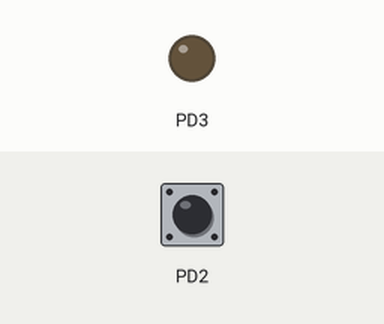
This program was run on a simulated ATmega328P, built with avr-gcc and emulated at 16 MHz. Shown: output pins drawn as LEDs (lit = HIGH). The test bench sets the inputs (shaded band); at power-on: PD2 HIGH.

Above: at 1.2 s.
1.3 s: PD2 pulled LOW for 0.15 s
At 1.37 s:
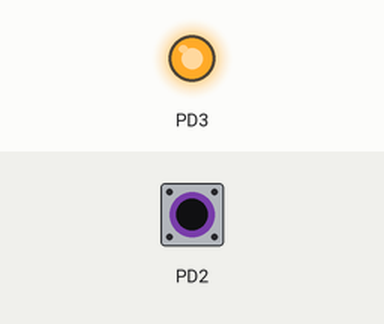
2.9 s: PD2 pulled LOW for 3.2 s
At 6.8 s:
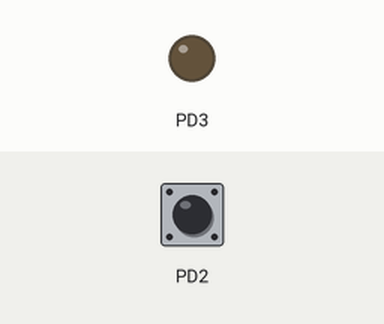
Timing chart, 0 to 8.3 s (numbered marks = the images above; inputs shaded):
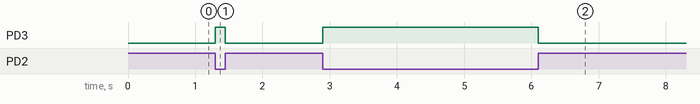

Measured:
- after the input at 1.3 s, PD3: LOW → HIGH at once, → LOW 0.15 s later
- after the input at 2.9 s, PD3: LOW → HIGH at once, → LOW 3.2 s later

The program:

main.c
```c
#define  F_CPU 16000000UL
#include <avr/io.h>
#include<util/delay.h>
int main(void)
{
	//OBS:DO NOT USE PIN13,PIN1 or PIN0 for pull-up
		 //because those will always output 5V
	 DDRD=0x08;//PIN3-OUTPUT,PIN2-INPUT
	 PORTD=0x04;//PIN2 HIGH
	  //PIN2 HIGH,INPUT =>INPUT PULL-UP
	 int buttonState=0;
    while (1)
    {
		buttonState=PIND&4;
		if(!buttonState)
			PORTD|=(1<<3);
		else PORTD&=~(1<<3);
		_delay_ms(50);
    }
}
```
